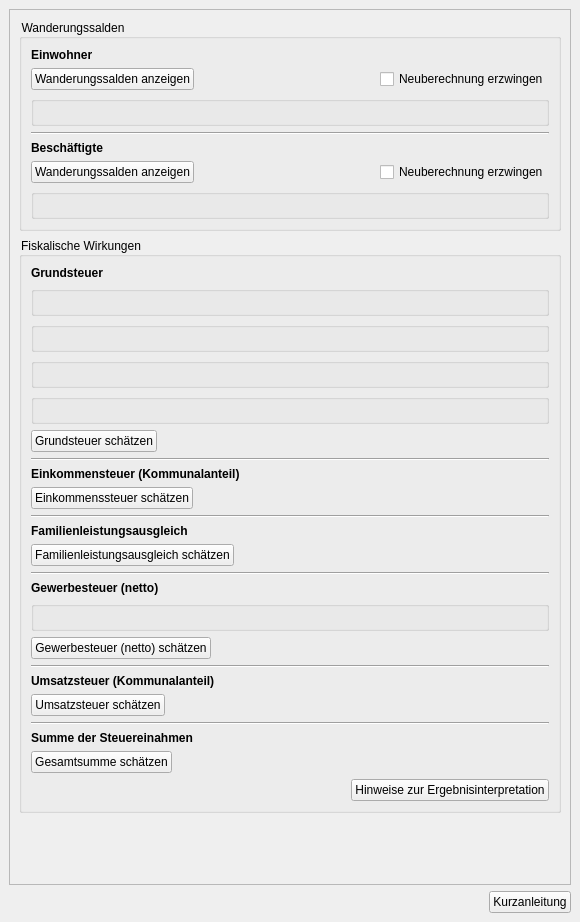
<?xml version="1.0" encoding="UTF-8"?>
<ui version="4.0">
 <class>DockWidget</class>
 <widget class="QDockWidget" name="DockWidget">
  <property name="geometry">
   <rect>
    <x>0</x>
    <y>0</y>
    <width>580</width>
    <height>922</height>
   </rect>
  </property>
  <property name="styleSheet">
   <string notr="true">QgsCollapsibleGroupBox{
font: bold 10pt ;
}
QToolBox:tab {
	font: bold 10pt ;
    color: Grey;
}
QToolBox:tab:selected {
	font: bold 10pt ;
    color: black;
}
QGroupBox::title {
	font: bold italic 8pt ;
    color: black;
}
QPushButton::flat{
background-color: none;
border: 0;
border-style:none;
border-color: blue;
border-width: 0px;
border-radius: 0px;
padding:2px;
}
QPushButton::flat:hover{
background-color: azure;
border-style:solid;
border-color: royalblue;
border-width: 1px;
border-radius: 0px;
padding: 2px;
}
QPushButton::flat:pressed{
background-color: powderblue;
border-style:solid;
border-color: royalblue;
border-width: 1px;
border-radius: 0px;
padding: 2px;
}</string>
  </property>
  <property name="windowTitle">
   <string>Projekt-Check / Wirkungsanalysen / Kommunale Steuereinnahmen</string>
  </property>
  <widget class="QWidget" name="dockWidgetContents">
   <layout class="QVBoxLayout" name="verticalLayout">
    <item>
     <widget class="QScrollArea" name="scrollArea_3">
      <property name="widgetResizable">
       <bool>true</bool>
      </property>
      <widget class="QWidget" name="scrollAreaWidgetContents_3">
       <property name="geometry">
        <rect>
         <x>0</x>
         <y>0</y>
         <width>566</width>
         <height>866</height>
        </rect>
       </property>
       <layout class="QVBoxLayout" name="verticalLayout_7">
        <item>
         <widget class="QgsCollapsibleGroupBox" name="mGroupBox">
          <property name="title">
           <string>Wanderungssalden</string>
          </property>
          <property name="collapsed">
           <bool>true</bool>
          </property>
          <layout class="QVBoxLayout" name="verticalLayout_11">
           <item>
            <widget class="QLabel" name="label_5">
             <property name="font">
              <font>
               <weight>75</weight>
               <bold>true</bold>
              </font>
             </property>
             <property name="text">
              <string>Einwohner</string>
             </property>
            </widget>
           </item>
           <item>
            <layout class="QHBoxLayout" name="horizontalLayout_3">
             <property name="topMargin">
              <number>0</number>
             </property>
             <property name="rightMargin">
              <number>0</number>
             </property>
             <item>
              <widget class="QPushButton" name="migration_inhabitants_button">
               <property name="toolTip">
                <string>&lt;html&gt;&lt;head/&gt;&lt;body&gt;&lt;p&gt;&lt;span style=&quot; font-weight:600;&quot;&gt;Wanderungssalden schätzen (Einwohner)&lt;/span&gt;&lt;/p&gt;&lt;p&gt;Schätzen, welche Veränderung der Einwohnerzahlen sich durch das Projekt in der Projektgemeinde sowie den umliegenden Gemeinden durch Umzüge in die neuen Wohnungen sowie Nachbezüge der Bestandswohnungen ergeben.&lt;/p&gt;&lt;/body&gt;&lt;/html&gt;</string>
               </property>
               <property name="text">
                <string>Wanderungssalden anzeigen</string>
               </property>
               <property name="icon">
                <iconset>
                 <normaloff>../../images/iconset_mob/20190619_iconset_mob_calculate_statistics_1.png</normaloff>../../images/iconset_mob/20190619_iconset_mob_calculate_statistics_1.png</iconset>
               </property>
              </widget>
             </item>
             <item>
              <spacer name="horizontalSpacer">
               <property name="orientation">
                <enum>Qt::Horizontal</enum>
               </property>
               <property name="sizeHint" stdset="0">
                <size>
                 <width>40</width>
                 <height>20</height>
                </size>
               </property>
              </spacer>
             </item>
             <item>
              <widget class="QCheckBox" name="recalculate_inhabitants_check">
               <property name="enabled">
                <bool>true</bool>
               </property>
               <property name="layoutDirection">
                <enum>Qt::LeftToRight</enum>
               </property>
               <property name="text">
                <string>Neuberechnung erzwingen</string>
               </property>
               <property name="checked">
                <bool>false</bool>
               </property>
              </widget>
             </item>
            </layout>
           </item>
           <item>
            <widget class="QGroupBox" name="einwohner_parameter_group">
             <property name="font">
              <font>
               <family>MS Shell Dlg 2</family>
               <pointsize>8</pointsize>
               <weight>50</weight>
               <bold>false</bold>
              </font>
             </property>
             <property name="title">
              <string/>
             </property>
             <layout class="QVBoxLayout" name="verticalLayout_9"/>
            </widget>
           </item>
           <item>
            <widget class="Line" name="line">
             <property name="frameShadow">
              <enum>QFrame::Sunken</enum>
             </property>
             <property name="orientation">
              <enum>Qt::Horizontal</enum>
             </property>
            </widget>
           </item>
           <item>
            <widget class="QLabel" name="label_6">
             <property name="font">
              <font>
               <weight>75</weight>
               <bold>true</bold>
              </font>
             </property>
             <property name="text">
              <string>Beschäftigte</string>
             </property>
            </widget>
           </item>
           <item>
            <layout class="QHBoxLayout" name="horizontalLayout_4">
             <property name="topMargin">
              <number>0</number>
             </property>
             <item>
              <widget class="QPushButton" name="migration_jobs_button">
               <property name="toolTip">
                <string>&lt;html&gt;&lt;head/&gt;&lt;body&gt;&lt;p&gt;&lt;span style=&quot; font-weight:600;&quot;&gt;Wanderungssalden schätzen (Beschäftigte)&lt;/span&gt;&lt;/p&gt;&lt;p&gt;Schätzen, welche Veränderung der Zahl der Beschäftigten (am Arbeitsort) sich durch das Projekt in der Projektgemeinde sowie den umliegenden Gemeinden durch Umzüge von Unternehmen auf die neuen Flächen sowie Nachbezüge der Bestandsflächen ergeben.&lt;/p&gt;&lt;/body&gt;&lt;/html&gt;</string>
               </property>
               <property name="text">
                <string>Wanderungssalden anzeigen</string>
               </property>
               <property name="icon">
                <iconset>
                 <normaloff>../../images/iconset_mob/20190619_iconset_mob_calculate_statistics_1.png</normaloff>../../images/iconset_mob/20190619_iconset_mob_calculate_statistics_1.png</iconset>
               </property>
              </widget>
             </item>
             <item>
              <spacer name="horizontalSpacer_2">
               <property name="orientation">
                <enum>Qt::Horizontal</enum>
               </property>
               <property name="sizeHint" stdset="0">
                <size>
                 <width>40</width>
                 <height>20</height>
                </size>
               </property>
              </spacer>
             </item>
             <item>
              <widget class="QCheckBox" name="recalculate_jobs_check">
               <property name="enabled">
                <bool>true</bool>
               </property>
               <property name="layoutDirection">
                <enum>Qt::LeftToRight</enum>
               </property>
               <property name="text">
                <string>Neuberechnung erzwingen</string>
               </property>
               <property name="checked">
                <bool>false</bool>
               </property>
              </widget>
             </item>
            </layout>
           </item>
           <item>
            <widget class="QGroupBox" name="svb_parameter_group">
             <property name="font">
              <font>
               <family>MS Shell Dlg 2</family>
               <pointsize>8</pointsize>
               <weight>50</weight>
               <bold>false</bold>
              </font>
             </property>
             <property name="title">
              <string/>
             </property>
             <layout class="QVBoxLayout" name="verticalLayout_15"/>
            </widget>
           </item>
          </layout>
         </widget>
        </item>
        <item>
         <widget class="QgsCollapsibleGroupBox" name="mGroupBox_2">
          <property name="title">
           <string>Fiskalische Wirkungen</string>
          </property>
          <property name="collapsed">
           <bool>true</bool>
          </property>
          <layout class="QVBoxLayout" name="verticalLayout_4">
           <item>
            <widget class="QLabel" name="label_9">
             <property name="font">
              <font>
               <weight>75</weight>
               <bold>true</bold>
              </font>
             </property>
             <property name="text">
              <string>Grundsteuer</string>
             </property>
            </widget>
           </item>
           <item>
            <widget class="QGroupBox" name="grundsteuer_hebesatz_param_group">
             <property name="font">
              <font>
               <family>MS Shell Dlg 2</family>
               <pointsize>8</pointsize>
               <weight>50</weight>
               <bold>false</bold>
              </font>
             </property>
             <property name="title">
              <string/>
             </property>
             <layout class="QVBoxLayout" name="verticalLayout_10"/>
            </widget>
           </item>
           <item>
            <widget class="QGroupBox" name="grundsteuer_rohmiete_param_group">
             <property name="font">
              <font>
               <family>MS Shell Dlg 2</family>
               <pointsize>8</pointsize>
               <weight>50</weight>
               <bold>false</bold>
              </font>
             </property>
             <property name="title">
              <string/>
             </property>
             <layout class="QVBoxLayout" name="verticalLayout_12"/>
            </widget>
           </item>
           <item>
            <widget class="QGroupBox" name="grundsteuer_sachwert_param_group">
             <property name="font">
              <font>
               <family>MS Shell Dlg 2</family>
               <pointsize>8</pointsize>
               <weight>50</weight>
               <bold>false</bold>
              </font>
             </property>
             <property name="title">
              <string/>
             </property>
             <layout class="QVBoxLayout" name="verticalLayout_13"/>
            </widget>
           </item>
           <item>
            <widget class="QGroupBox" name="grundsteuer_bauvolumen_param_group">
             <property name="font">
              <font>
               <family>MS Shell Dlg 2</family>
               <pointsize>8</pointsize>
               <weight>50</weight>
               <bold>false</bold>
              </font>
             </property>
             <property name="title">
              <string/>
             </property>
             <layout class="QVBoxLayout" name="verticalLayout_14"/>
            </widget>
           </item>
           <item>
            <widget class="QPushButton" name="calc_grundsteuer_button">
             <property name="sizePolicy">
              <sizepolicy hsizetype="Fixed" vsizetype="Fixed">
               <horstretch>0</horstretch>
               <verstretch>0</verstretch>
              </sizepolicy>
             </property>
             <property name="toolTip">
              <string>&lt;html&gt;&lt;head/&gt;&lt;body&gt;&lt;p&gt;&lt;span style=&quot; font-weight:600;&quot;&gt;Grundsteuer&lt;/span&gt;&lt;/p&gt;&lt;p&gt;Die zusätzlichen jährlichen Mehreinnahmen der Projektgemeinde aus der Grundsteuer B auf Basis der vorstehenden Kennwerte sowie der Angaben aus der Projektdefinition schätzen.&lt;/p&gt;&lt;/body&gt;&lt;/html&gt;</string>
             </property>
             <property name="layoutDirection">
              <enum>Qt::LeftToRight</enum>
             </property>
             <property name="autoFillBackground">
              <bool>false</bool>
             </property>
             <property name="text">
              <string>Grundsteuer schätzen</string>
             </property>
             <property name="icon">
              <iconset>
               <normaloff>../../images/iconset_mob/20190619_iconset_mob_tax_property_calculate_1.png</normaloff>../../images/iconset_mob/20190619_iconset_mob_tax_property_calculate_1.png</iconset>
             </property>
             <property name="checkable">
              <bool>false</bool>
             </property>
             <property name="flat">
              <bool>false</bool>
             </property>
            </widget>
           </item>
           <item>
            <widget class="Line" name="line_2">
             <property name="frameShadow">
              <enum>QFrame::Sunken</enum>
             </property>
             <property name="orientation">
              <enum>Qt::Horizontal</enum>
             </property>
            </widget>
           </item>
           <item>
            <widget class="QLabel" name="label_10">
             <property name="font">
              <font>
               <weight>75</weight>
               <bold>true</bold>
              </font>
             </property>
             <property name="text">
              <string>Einkommensteuer (Kommunalanteil)</string>
             </property>
            </widget>
           </item>
           <item>
            <widget class="QPushButton" name="calc_einkommensteuer_button">
             <property name="sizePolicy">
              <sizepolicy hsizetype="Fixed" vsizetype="Fixed">
               <horstretch>0</horstretch>
               <verstretch>0</verstretch>
              </sizepolicy>
             </property>
             <property name="toolTip">
              <string>&lt;html&gt;&lt;head/&gt;&lt;body&gt;&lt;p&gt;&lt;span style=&quot; font-weight:600;&quot;&gt;Einkommensteuer (Kommunalanteil)&lt;/span&gt;&lt;/p&gt;&lt;p&gt;Die zusätzlichen jährlichen Mehreinnahmen der Projektgemeinde sowie die voraussichtlichen Mindereinnahmen der umliegenden Gemeinden aus der Einkommensteuer (Kommunalanteil) auf Basis der vorstehenden Schätzung der Wanderungssalden (Einwohner) schätzen.&lt;/p&gt;&lt;/body&gt;&lt;/html&gt;</string>
             </property>
             <property name="text">
              <string>Einkommenssteuer schätzen</string>
             </property>
             <property name="icon">
              <iconset>
               <normaloff>../../images/iconset_mob/20190619_iconset_mob_tax_income_calculate_1.png</normaloff>../../images/iconset_mob/20190619_iconset_mob_tax_income_calculate_1.png</iconset>
             </property>
             <property name="checkable">
              <bool>false</bool>
             </property>
            </widget>
           </item>
           <item>
            <widget class="Line" name="line_3">
             <property name="frameShadow">
              <enum>QFrame::Sunken</enum>
             </property>
             <property name="orientation">
              <enum>Qt::Horizontal</enum>
             </property>
            </widget>
           </item>
           <item>
            <widget class="QLabel" name="label_11">
             <property name="font">
              <font>
               <weight>75</weight>
               <bold>true</bold>
              </font>
             </property>
             <property name="text">
              <string>Familienleistungsausgleich</string>
             </property>
            </widget>
           </item>
           <item>
            <widget class="QPushButton" name="calc_fla_button">
             <property name="sizePolicy">
              <sizepolicy hsizetype="Fixed" vsizetype="Fixed">
               <horstretch>0</horstretch>
               <verstretch>0</verstretch>
              </sizepolicy>
             </property>
             <property name="toolTip">
              <string>&lt;html&gt;&lt;head/&gt;&lt;body&gt;&lt;p&gt;&lt;span style=&quot; font-weight:600;&quot;&gt;Familienleistungsausgleich&lt;/span&gt;&lt;/p&gt;&lt;p&gt;Die zusätzlichen jährlichen Mehreinnahmen der Projektgemeinde sowie die voraussichtlichen Mindereinnahmen der umliegenden Gemeinden aus Mitteln des Familienleistungsausgleichs auf Basis der vorstehenden Schätzung der Wanderungssalden (Einwohner) schätzen.&lt;/p&gt;&lt;/body&gt;&lt;/html&gt;</string>
             </property>
             <property name="text">
              <string>Familienleistungsausgleich schätzen</string>
             </property>
             <property name="icon">
              <iconset>
               <normaloff>../../images/iconset_mob/20190619_iconset_mob_family_compensation_1.png</normaloff>../../images/iconset_mob/20190619_iconset_mob_family_compensation_1.png</iconset>
             </property>
             <property name="checkable">
              <bool>false</bool>
             </property>
            </widget>
           </item>
           <item>
            <widget class="Line" name="line_4">
             <property name="frameShadow">
              <enum>QFrame::Sunken</enum>
             </property>
             <property name="orientation">
              <enum>Qt::Horizontal</enum>
             </property>
            </widget>
           </item>
           <item>
            <widget class="QLabel" name="label">
             <property name="font">
              <font>
               <weight>75</weight>
               <bold>true</bold>
              </font>
             </property>
             <property name="text">
              <string>Gewerbesteuer (netto)</string>
             </property>
            </widget>
           </item>
           <item>
            <widget class="QGroupBox" name="gewerbesteuer_hebesatz_param_group">
             <property name="font">
              <font>
               <family>MS Shell Dlg 2</family>
               <pointsize>8</pointsize>
               <weight>50</weight>
               <bold>false</bold>
              </font>
             </property>
             <property name="title">
              <string/>
             </property>
             <layout class="QVBoxLayout" name="verticalLayout_16"/>
            </widget>
           </item>
           <item>
            <widget class="QPushButton" name="calc_gewerbesteuer_button">
             <property name="sizePolicy">
              <sizepolicy hsizetype="Fixed" vsizetype="Fixed">
               <horstretch>0</horstretch>
               <verstretch>0</verstretch>
              </sizepolicy>
             </property>
             <property name="toolTip">
              <string>&lt;html&gt;&lt;head/&gt;&lt;body&gt;&lt;p&gt;&lt;span style=&quot; font-weight:600;&quot;&gt;Gewerbesteuer (netto)&lt;/span&gt;&lt;/p&gt;&lt;p&gt;Die zusätzlichen jährlichen Mehreinnahmen der Projektgemeinde sowie die voraussichtlichen Mindereinnahmen der umliegenden Gemeinden aus der Gewerbesteuer (netto) auf Basis der vorstehenden Schätzung der Wanderungssalden (Beschäftigte) schätzen.&lt;/p&gt;&lt;/body&gt;&lt;/html&gt;</string>
             </property>
             <property name="layoutDirection">
              <enum>Qt::LeftToRight</enum>
             </property>
             <property name="autoFillBackground">
              <bool>false</bool>
             </property>
             <property name="text">
              <string>Gewerbesteuer (netto) schätzen</string>
             </property>
             <property name="icon">
              <iconset>
               <normaloff>../../images/iconset_mob/20190619_iconset_mob_tax_business_1.png</normaloff>../../images/iconset_mob/20190619_iconset_mob_tax_business_1.png</iconset>
             </property>
             <property name="checkable">
              <bool>false</bool>
             </property>
             <property name="flat">
              <bool>false</bool>
             </property>
            </widget>
           </item>
           <item>
            <widget class="Line" name="line_6">
             <property name="frameShadow">
              <enum>QFrame::Sunken</enum>
             </property>
             <property name="orientation">
              <enum>Qt::Horizontal</enum>
             </property>
            </widget>
           </item>
           <item>
            <widget class="QLabel" name="label_12">
             <property name="font">
              <font>
               <weight>75</weight>
               <bold>true</bold>
              </font>
             </property>
             <property name="text">
              <string>Umsatzsteuer (Kommunalanteil)</string>
             </property>
            </widget>
           </item>
           <item>
            <widget class="QPushButton" name="calc_umsatzsteuer_button">
             <property name="sizePolicy">
              <sizepolicy hsizetype="Fixed" vsizetype="Fixed">
               <horstretch>0</horstretch>
               <verstretch>0</verstretch>
              </sizepolicy>
             </property>
             <property name="toolTip">
              <string>&lt;html&gt;&lt;head/&gt;&lt;body&gt;&lt;p&gt;&lt;span style=&quot; font-weight:600;&quot;&gt;Umsatzsteuer (Kommunalanteil)&lt;/span&gt;&lt;/p&gt;&lt;p&gt;Die zusätzlichen jährlichen Mehreinnahmen der Projektgemeinde sowie die voraussichtlichen Mindereinnahmen der umliegenden Gemeinden aus der Umsatzsteuer (Kommunalanteil) auf Basis der vorstehenden Schätzung der Wanderungssalden (Beschäftigte) schätzen.&lt;/p&gt;&lt;/body&gt;&lt;/html&gt;</string>
             </property>
             <property name="text">
              <string>Umsatzsteuer schätzen</string>
             </property>
             <property name="icon">
              <iconset>
               <normaloff>../../images/iconset_mob/20190619_iconset_mob_tax_sales_1.png</normaloff>../../images/iconset_mob/20190619_iconset_mob_tax_sales_1.png</iconset>
             </property>
             <property name="checkable">
              <bool>false</bool>
             </property>
            </widget>
           </item>
           <item>
            <widget class="Line" name="line_7">
             <property name="frameShadow">
              <enum>QFrame::Sunken</enum>
             </property>
             <property name="orientation">
              <enum>Qt::Horizontal</enum>
             </property>
            </widget>
           </item>
           <item>
            <widget class="QLabel" name="label_13">
             <property name="font">
              <font>
               <weight>75</weight>
               <bold>true</bold>
              </font>
             </property>
             <property name="text">
              <string>Summe der Steuereinahmen</string>
             </property>
            </widget>
           </item>
           <item>
            <widget class="QPushButton" name="calc_gesamtsumme_button">
             <property name="sizePolicy">
              <sizepolicy hsizetype="Fixed" vsizetype="Fixed">
               <horstretch>0</horstretch>
               <verstretch>0</verstretch>
              </sizepolicy>
             </property>
             <property name="toolTip">
              <string>&lt;html&gt;&lt;head/&gt;&lt;body&gt;&lt;p&gt;&lt;span style=&quot; font-weight:600;&quot;&gt;Gesamtsumme&lt;/span&gt;&lt;/p&gt;&lt;p&gt;Die mit den vorstehenden Funktionen ermittelten Mehr- und Mindereinnahmen aus der Grundsteuer, der Einkommensteuer, dem Familienleistungsausgleich, der Gewerbesteuer und der Umsatzsteuer aufsummieren.&lt;/p&gt;&lt;/body&gt;&lt;/html&gt;</string>
             </property>
             <property name="text">
              <string>Gesamtsumme schätzen</string>
             </property>
             <property name="icon">
              <iconset>
               <normaloff>../../images/iconset_mob/20190619_iconset_mob_sum_1.png</normaloff>../../images/iconset_mob/20190619_iconset_mob_sum_1.png</iconset>
             </property>
             <property name="checkable">
              <bool>false</bool>
             </property>
            </widget>
           </item>
           <item>
            <layout class="QHBoxLayout" name="horizontalLayout">
             <item>
              <spacer name="horizontalSpacer_3">
               <property name="orientation">
                <enum>Qt::Horizontal</enum>
               </property>
               <property name="sizeHint" stdset="0">
                <size>
                 <width>40</width>
                 <height>20</height>
                </size>
               </property>
              </spacer>
             </item>
             <item>
              <widget class="QPushButton" name="result_help_button">
               <property name="sizePolicy">
                <sizepolicy hsizetype="Fixed" vsizetype="Fixed">
                 <horstretch>0</horstretch>
                 <verstretch>0</verstretch>
                </sizepolicy>
               </property>
               <property name="toolTip">
                <string>&lt;html&gt;&lt;head/&gt;&lt;body&gt;&lt;p&gt;&lt;span style=&quot; font-weight:600;&quot;&gt;Interpretationshilfe&lt;/span&gt;&lt;/p&gt;&lt;p&gt;Eine kurze Interpretationshilfe (pdf) anzeigen lassen, in der u.a. beschrieben ist, welche Effekte (z.B. Kommunaler Finanzausgleich und Kreisumlage) in der Gesamtsumme noch nicht enthalten sind.&lt;/p&gt;&lt;/body&gt;&lt;/html&gt;</string>
               </property>
               <property name="layoutDirection">
                <enum>Qt::LeftToRight</enum>
               </property>
               <property name="text">
                <string>Hinweise zur Ergebnisinterpretation</string>
               </property>
               <property name="icon">
                <iconset>
                 <normaloff>../../images/iconset_mob/20190619_iconset_mob_info_2.png</normaloff>../../images/iconset_mob/20190619_iconset_mob_info_2.png</iconset>
               </property>
              </widget>
             </item>
            </layout>
           </item>
          </layout>
         </widget>
        </item>
        <item>
         <spacer name="verticalSpacer">
          <property name="orientation">
           <enum>Qt::Vertical</enum>
          </property>
          <property name="sizeHint" stdset="0">
           <size>
            <width>20</width>
            <height>40</height>
           </size>
          </property>
         </spacer>
        </item>
       </layout>
      </widget>
     </widget>
    </item>
    <item>
     <layout class="QHBoxLayout" name="horizontalLayout_2">
      <property name="leftMargin">
       <number>0</number>
      </property>
      <property name="topMargin">
       <number>0</number>
      </property>
      <property name="rightMargin">
       <number>0</number>
      </property>
      <property name="bottomMargin">
       <number>0</number>
      </property>
      <item>
       <spacer name="horizontalSpacer_4">
        <property name="orientation">
         <enum>Qt::Horizontal</enum>
        </property>
        <property name="sizeHint" stdset="0">
         <size>
          <width>40</width>
          <height>20</height>
         </size>
        </property>
       </spacer>
      </item>
      <item>
       <widget class="QPushButton" name="manual_button">
        <property name="sizePolicy">
         <sizepolicy hsizetype="Fixed" vsizetype="Fixed">
          <horstretch>0</horstretch>
          <verstretch>0</verstretch>
         </sizepolicy>
        </property>
        <property name="toolTip">
         <string>&lt;html&gt;&lt;head/&gt;&lt;body&gt;&lt;p&gt;&lt;span style=&quot; font-weight:600;&quot;&gt;Kurzanleitung&lt;/span&gt;&lt;/p&gt;&lt;p&gt;Zeigt eine Kurzanleitung (pdf) zu den Funktionen im Analysebereich „Kommunale Steuereinnahmen“ an.&lt;/p&gt;&lt;/body&gt;&lt;/html&gt;</string>
        </property>
        <property name="layoutDirection">
         <enum>Qt::LeftToRight</enum>
        </property>
        <property name="text">
         <string>Kurzanleitung</string>
        </property>
        <property name="icon">
         <iconset>
          <normaloff>../../images/iconset_mob/20190619_iconset_mob_info_2.png</normaloff>../../images/iconset_mob/20190619_iconset_mob_info_2.png</iconset>
        </property>
       </widget>
      </item>
     </layout>
    </item>
   </layout>
  </widget>
 </widget>
 <customwidgets>
  <customwidget>
   <class>QgsCollapsibleGroupBox</class>
   <extends>QGroupBox</extends>
   <header>qgscollapsiblegroupbox.h</header>
   <container>1</container>
  </customwidget>
 </customwidgets>
 <resources/>
 <connections/>
</ui>
